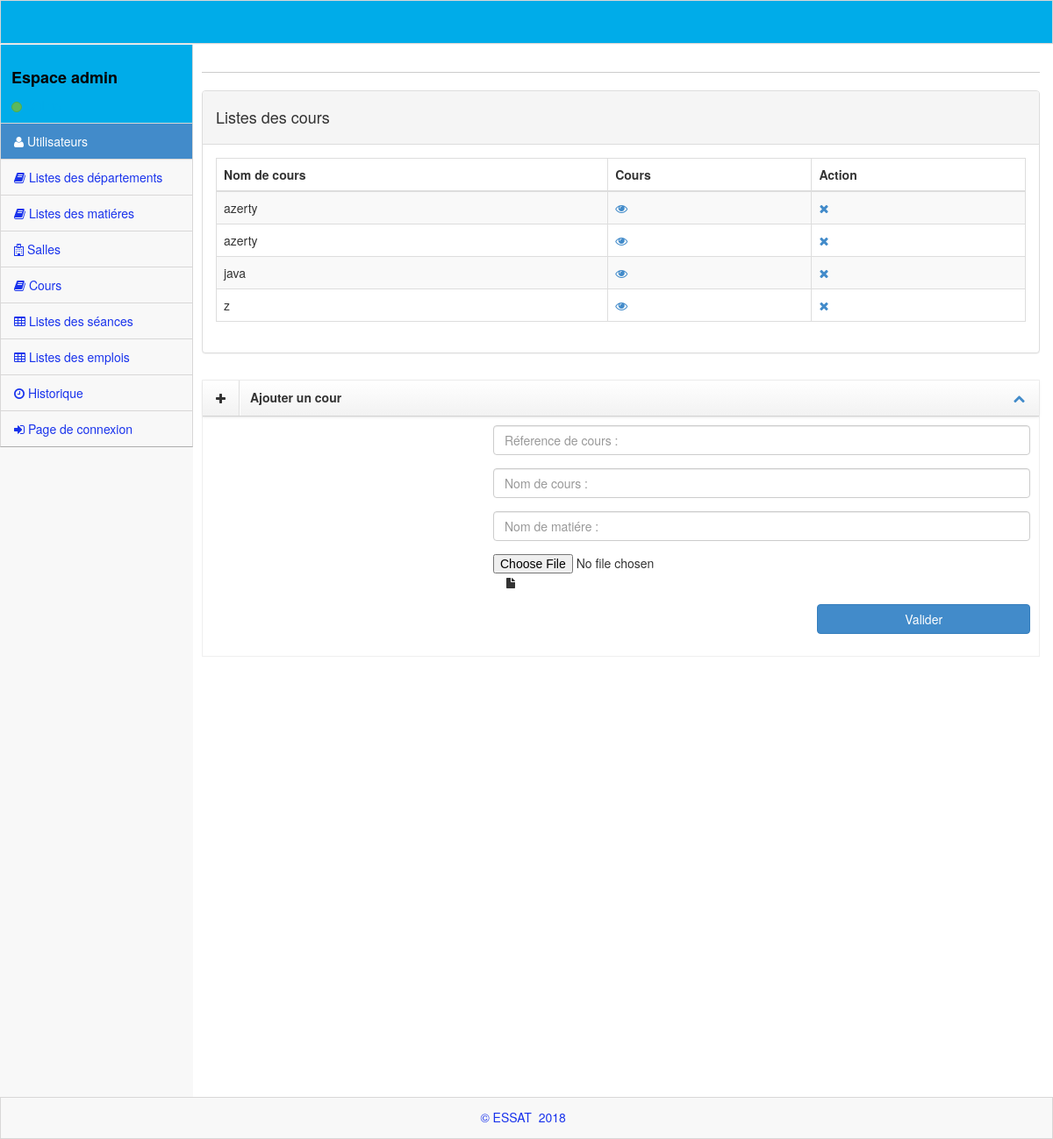
Page /cour.php on the committed database.
### tables this page shows
CREATE TABLE `cours` (
  `id_cours` int(11) NOT NULL,
  `reference_cours` varchar(50) NOT NULL,
  `nom_cours` varchar(100) NOT NULL,
  `nom_matiere` varchar(100) NOT NULL,
  `nom_enseignant` varchar(100) NOT NULL,
  `fichier` varchar(150) NOT NULL
);

### cour.php (the view, shortened to what this page needs)
    <?php
    require'db.php';
    $sql = "SELECT * FROM cours ORDER BY `nom_cours` ASC";
    $req = mysqli_query($con,$sql) or die();
    ?>
 <!DOCTYPE html>
 <html lang="en">
<head>
    <link rel="stylesheet" href="assets/plugins/bootstrap/css/bootstrap.css" />
    <link rel="stylesheet" href="assets/css/main.css" />
    <link rel="stylesheet" href="assets/css/theme.css" />
    <link rel="stylesheet" href="assets/css/MoneAdmin.css" />
    <link rel="stylesheet" href="assets/plugins/Font-Awesome/css/font-awesome.css" />
    <link href="assets/plugins/dataTables/dataTables.bootstrap.css" rel="stylesheet" />
</head>
<body class="padTop53 " >
    <div id="wrap">
<div id="top">
            <nav class="navbar navbar-inverse navbar-fixed-top " style="padding-top: 10px;">
            </nav>
        </div>
  <div id="left" >
          <?php
          require"espace.php";
          require "menu.php";
          ?>
      </div>
        <div id="content">
            <div class="inner">
                <div class="row">
                    <div class="col-lg-12">
                    </div>
                </div>
                <hr />
                <div class="row">
                <div class="col-lg-12">
                    <div class="panel panel-default">
                        <div class="panel-heading">
                           <h4> Listes des cours</h4>
                        </div>
                        <div class="panel-body">
                            <div class="table-responsive">
                                <table class="table table-striped table-bordered table-hover" id="dataTables-example">
                                    <thead>
                                        <tr>
                                           <th>Nom de cours</th>
                                        <th>Cours</th>
                                        <th>Action</th>
                                        </tr>
                                    </thead>
                                    <tbody>
                                        <tr>
                            <?php
                            if(mysqli_num_rows($req)>0)
                                while ($data = mysqli_fetch_assoc($req)) {
                                   ?>
<td name="nom_cours"><?php echo $data['nom_cours']; ?></td>
                                   <td name="fichier" ><?php echo ("<a href=\"pdf.php?idcour=".$data['id_cours']."\" target=\"_blank\"/>"); ?>
                                        <i class="icon-eye-open" ></i>
                                   </td>
                                   <td name="nombredheure">
                                <div class="toolbar">
                                    <ul class="nav">
    <?php echo ("<a  onclick=\"return confirm(' Voulez-vous vraiment supprimer cette cours?')\" href=\"delcours.php?idPersonne=".$data['id_cours']."\">");?>
         <i class="icon-remove"></i></a>
</ul>
        </div>
                                  </td>
                            </tr>
                            <?php
                        }
                        ?>
                    </tbody>
                </table>
            </div>
        </div>
    </div>
    </div>
    </div>
    <div class="row">
        <div class="col-lg-12">
            <div class="box dark">
                <header>
                    <div class="icons"><i class="icon-plus"></i></div>
                    <h5>Ajouter un cour</h5>
                    <div class="toolbar">
                        <ul class="nav">
                            <li>
                                <a class="accordion-toggle minimize-box"
                                data-toggle="collapse"
                                href="#div-1">
                                <i class="icon-chevron-up"></i>
                            </a>
                        </li>
                    </ul>
                </div>
            </header>
            <div id="div-1" class="accordion-body collapse in body">
                <div id="ajoututil">
                    <form class="form-horizontal" id="ajoutcours" enctype="multipart/form-data" action="ajoutcours.php" method="post">
                        <div class="form-group">
                            <div class="col-lg-8 col-lg-push-4">
                                <input type="text" name="reference_cours" placeholder="Réference de cours :" class="form-control" />
                            </div>
                        </div>
                        <div class="form-group">
                            <div class="col-lg-8 col-lg-push-4">
                                <input type="text" name="nom_cours" placeholder="Nom de cours :" class="form-control" />
                            </div>
                        </div>
                         <div class="form-group">
                            <div class="col-lg-8 col-lg-push-4">
                                <input type="text" name="nom_matiere"  placeholder="Nom de matiére :" class="form-control" />
                            </div>
                        </div>
                            <div class="form-group">
                                <label class="control-label col-lg-4"></label>
                                <div class="col-lg-8">
                                    <div class="fileupload fileupload-new" data-provides="fileupload">
                                        <div class="input-group">
                                            <input type="file" name="fichier">
                                            <div class="col-lg-3">
                                                <i class="icon-file fileupload-exists"></i>
                                            </div>
                                    </div>
                                </div>
                            </div>
                                </div>
                            <div class="form-group" >
                                <div class="col-lg-4 col-lg-push-8">
                                    <input type="submit" name="valider" id="btnvalider" value="Valider" class="btn col-lg-10 col-lg-push-2 btn-primary  " />
                                </div></div>
                            </form>
                        </div>
                    </div>
                </div>
            </div>
        </div>
    </div>
    </div>
    </div>
    <div id="footer">
        <p>&copy;  ESSAT &nbsp;2018 &nbsp;</p>
    </div>
</body>
</html>

### assets/css/main.css (style rules this page uses)
#wrap { margin: 0 auto; }
#footer { height: 48px; background-color: #222222; }
@media (min-width: 768px) { html, body { height: 100%; } }
@media (min-width: 768px) { #wrap { height: auto !important; height: 100%; min-height: 100%; padding: 0 0 48px; margin-bottom: -48px; } }
body.padTop53 { padding-top: 75px; overflow: visible; }
@media (min-width: 802px) { body.padTop53 { padding-top: 51px; } }
#wrap:before, #top:before, .head:before, #footer:before, #wrap:after, #top:after, .head:after, #footer:after { display: table; content: " "; }
#wrap:after, #top:after, .head:after, #footer:after { clear: both; }
#wrap { background-color: #f8f8f8; }
@media (min-width: 768px) { #left { position: relative; float: left; width: 100px; } }
@media (min-width: 768px) { #content { margin-left: 100px; } }
@media (min-width: 768px) { #left { margin-bottom: -10px; } }
@media (min-width: 992px) { #left { width: 220px; } }
@media (min-width: 992px) { #content { margin-left: 220px; } }
#top .navbar { margin-bottom: 0; border:1px solid rgb(216, 215, 215); background-color:#00ace9; }
#content { -webkit-transition: margin 0.4s; transition: margin 0.4s; }
.inner { position: relative; min-height: 1px; padding-right: 15px; padding-left: 10px; background: #fff; border: 0px solid #e4e4e4; min-height:1200px; }
@media (min-width: 768px) { .inner { float: left; width: 100%; } }
.inner .row { margin-right: -15px; margin-left: -15px; }
#footer { margin: 0 auto; color: #1933EC; background-color:#f8f8f8; border:1px solid rgb(216, 215, 215); }
#footer p { padding: 12px 0 0; text-align: center; }
.box { position: relative; display: block; margin: 10px auto; border: 1px solid #efefef; }
.box header { background-repeat: repeat-x; border-bottom: 1px solid #d4d4d4; -webkit-box-shadow: 0 1px 4px rgba(0, 0, 0, 0.065); box-shadow: 0 1px 4px rgba(0, 0, 0, 0.065); background-image: linear-gradient(to bottom, #ffffff 0%, #f2f2f2 100%); }
.box header:before, .box header:after { display: table; content: " "; }
.box header:after { clear: both; }
.box header .icons, .box header h5, .box header .toolbar { position: relative; display: block; float: left; min-height: 1px; padding: 0; margin: 0; }
.box header .icons { padding: 10px 15px; border-right: 1px solid #ddd; -webkit-box-shadow: 1px 0px 0px #ffffff; box-shadow: 1px 0px 0px #ffffff; }
.box header h5 { padding: 12px; font-weight: bold; }
.box header .toolbar { display: inline-table; float: right; }
.box header .toolbar .nav { margin: 1px 1px 0 0; }
.box header .toolbar .nav > li { display: inline-block; }
.box header .toolbar .nav > li > a { padding-top: 9px; }
.box .body { padding: 10px; -webkit-box-shadow: inset 0 1px 1px rgba(0, 0, 0, 0.05); box-shadow: inset 0 1px 1px rgba(0, 0, 0, 0.05); }
.inner hr { margin-top: 10px; border-top-color: #ccc; }

### assets/css/MoneAdmin.css (style rules this page uses)
body { background-color: #f8f8f8; }

### rows in the picture
cours: nom_cours "azerty"
cours: nom_cours "azerty"
cours: nom_cours "java"
cours: nom_cours "z"
